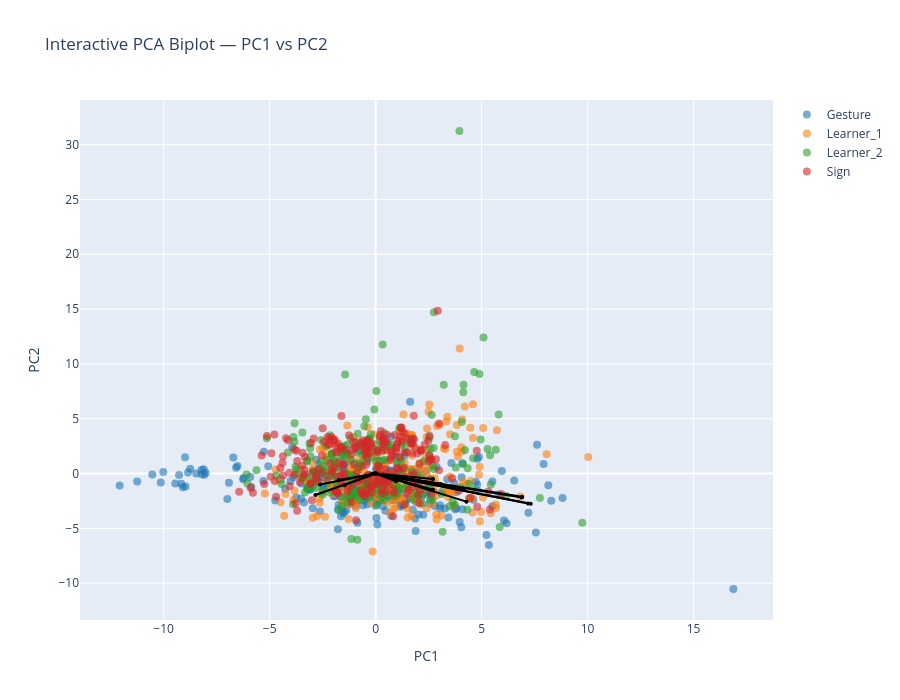

This figure's notebook cell:
### Markdown cell above
### Biplot PC1-PC2

### Code cell
pcs_to_plot = [1, 2]  # PC1–PC2

sig_features_GS = (
    df_sig_vars_GS[
        (df_sig_vars_GS["sig_loading"]) &
        (df_sig_vars_GS["PC"].isin(pcs_to_plot))
    ]["feature"]
    .unique()
)

feature_names = df_clean.columns[:-1]
selected_vars = [feature_names.get_loc(f) for f in sig_features_GS if f in feature_names]

arrow_strength = (
    df_sig_vars_GS[df_sig_vars_GS["PC"].isin([1,2])]
    .groupby("feature")["index_loading"]
    .mean()
    .to_dict()
)

interactive_PCA_biplot(
    score=x_new_GS, 
    coeff=loadings_GS, 
    labels=feature_names, 
    y=y, 
    selected_vars=selected_vars, 
    pc_x=1, pc_y=2,
    show_labels=False,
    le=le,
    arrow_strength=arrow_strength
)

# static plot
static_PCA_biplot(
    score=x_new_GS, 
    coeff=loadings_GS, 
    labels=feature_names, 
    y=y, 
    selected_vars=selected_vars, 
    pc_x=1, pc_y=2,
    show_labels=False,
    arrow_strength=arrow_strength,
    le=le,
    save_path=os.path.join(curfolder, "Plots", "PCA_GS_all_PC1_2_biplot.png")
)

### Figure 1 — Plotly figure (JSON) as saved in the notebook; plotly's stock layout.template omitted (floating-point values rounded to 4 significant figures; data arrays with more than 128 entries replaced by an {"elided": "..."} marker saying what was removed)
{"data": [{"hoverinfo": "text", "marker": {"color": "#1f77b4", "opacity": 0.6, "size": 8}, "mode": "markers", "name": "Gesture", "showlegend": true, "text": {"elided": "250 str values"}, "type": "scatter", "x": {"elided": "250 float values"}, "y": {"elided": "250 float values"}}, {"hoverinfo": "text", "marker": {"color": "#ff7f0e", "opacity": 0.6, "size": 8}, "mode": "markers", "name": "Learner_1", "showlegend": true, "text": {"elided": "249 str values"}, "type": "scatter", "x": {"elided": "249 float values"}, "y": {"elided": "249 float values"}}, {"hoverinfo": "text", "marker": {"color": "#2ca02c", "opacity": 0.6, "size": 8}, "mode": "markers", "name": "Learner_2", "showlegend": true, "text": {"elided": "247 str values"}, "type": "scatter", "x": {"elided": "247 float values"}, "y": {"elided": "247 float values"}}, {"hoverinfo": "text", "marker": {"color": "#d62728", "opacity": 0.6, "size": 8}, "mode": "markers", "name": "Sign", "showlegend": true, "text": {"elided": "243 str values"}, "type": "scatter", "x": {"elided": "243 float values"}, "y": {"elided": "243 float values"}}, {"hoverinfo": "text", "hovertext": "fine__handshape__fingertip_spread_mean", "line": {"color": "black"}, "marker": {"size": 4}, "mode": "lines+markers", "showlegend": false, "textposition": "top center", "type": "scatter", "x": [0, 4.285], "y": [0, -2.566]}, {"hoverinfo": "text", "hovertext": "fine__handshape__thumb_index_mean", "line": {"color": "black"}, "marker": {"size": 4}, "mode": "lines+markers", "showlegend": false, "textposition": "top center", "type": "scatter", "x": [0, 6.911], "y": [0, -2.108]}, {"hoverinfo": "text", "hovertext": "fine__variability__thumb_index_std", "line": {"color": "black"}, "marker": {"size": 4}, "mode": "lines+markers", "showlegend": false, "textposition": "top center", "type": "scatter", "x": [0, 3.078], "y": [0, -0.9604]}, {"hoverinfo": "text", "hovertext": "fine__handshape__mcp_tip_mean", "line": {"color": "black"}, "marker": {"size": 4}, "mode": "lines+markers", "showlegend": false, "textposition": "top center", "type": "scatter", "x": [0, -2.841], "y": [0, -1.962]}, {"hoverinfo": "text", "hovertext": "fine__variability__thumb_opposition_std", "line": {"color": "black"}, "marker": {"size": 4}, "mode": "lines+markers", "showlegend": false, "textposition": "top center", "type": "scatter", "x": [0, 2.711], "y": [0, -1.483]}, {"hoverinfo": "text", "hovertext": "fine__handshape__handshape_size_mean", "line": {"color": "black"}, "marker": {"size": 4}, "mode": "lines+markers", "showlegend": false, "textposition": "top center", "type": "scatter", "x": [0, 7.319], "y": [0, -2.755]}, {"hoverinfo": "text", "hovertext": "fine__variability__handshape_size_std", "line": {"color": "black"}, "marker": {"size": 4}, "mode": "lines+markers", "showlegend": false, "textposition": "top center", "type": "scatter", "x": [0, 7.193], "y": [0, -2.734]}, {"hoverinfo": "text", "hovertext": "fine__variability__handshape_variability", "line": {"color": "black"}, "marker": {"size": 4}, "mode": "lines+markers", "showlegend": false, "textposition": "top center", "type": "scatter", "x": [0, 4.174], "y": [0, -1.469]}, {"hoverinfo": "text", "hovertext": "fine__magnitude__flexion_speed_mean", "line": {"color": "black"}, "marker": {"size": 4}, "mode": "lines+markers", "showlegend": false, "textposition": "top center", "type": "scatter", "x": [0, -1.469], "y": [0, -1.059]}, {"hoverinfo": "text", "hovertext": "fine__variability__flexion_speed_std", "line": {"color": "black"}, "marker": {"size": 4}, "mode": "lines+markers", "showlegend": false, "textposition": "top center", "type": "scatter", "x": [0, -1.742], "y": [0, -0.5977]}, {"hoverinfo": "text", "hovertext": "fine__coordination__finger_independence", "line": {"color": "black"}, "marker": {"size": 4}, "mode": "lines+markers", "showlegend": false, "textposition": "top center", "type": "scatter", "x": [0, 0.9629], "y": [0, -0.7106]}, {"hoverinfo": "text", "hovertext": "fine__variability__flexion_entropy", "line": {"color": "black"}, "marker": {"size": 4}, "mode": "lines+markers", "showlegend": false, "textposition": "top center", "type": "scatter", "x": [0, -0.1666], "y": [0, -0.0235]}, {"hoverinfo": "text", "hovertext": "fine__variability__fingertip_spread_std", "line": {"color": "black"}, "marker": {"size": 4}, "mode": "lines+markers", "showlegend": false, "textposition": "top center", "type": "scatter", "x": [0, 6.891], "y": [0, -2.192]}, {"hoverinfo": "text", "hovertext": "fine__variability__mcp_tip_std", "line": {"color": "black"}, "marker": {"size": 4}, "mode": "lines+markers", "showlegend": false, "textposition": "top center", "type": "scatter", "x": [0, -2.616], "y": [0, -0.9951]}, {"hoverinfo": "text", "hovertext": "fine__handshape__thumb_opposition_mean", "line": {"color": "black"}, "marker": {"size": 4}, "mode": "lines+markers", "showlegend": false, "textposition": "top center", "type": "scatter", "x": [0, 2.714], "y": [0, -0.5066]}, {"hoverinfo": "text", "hovertext": "fine__smoothness__flexion_intermittency", "line": {"color": "black"}, "marker": {"size": 4}, "mode": "lines+markers", "showlegend": false, "textposition": "top center", "type": "scatter", "x": [0, 0.3343], "y": [0, -0.1104]}], "layout": {"height": 700, "hovermode": "closest", "title": {"text": "Interactive PCA Biplot — PC1 vs PC2"}, "width": 900, "xaxis": {"title": {"text": "PC1"}}, "yaxis": {"title": {"text": "PC2"}}}}
